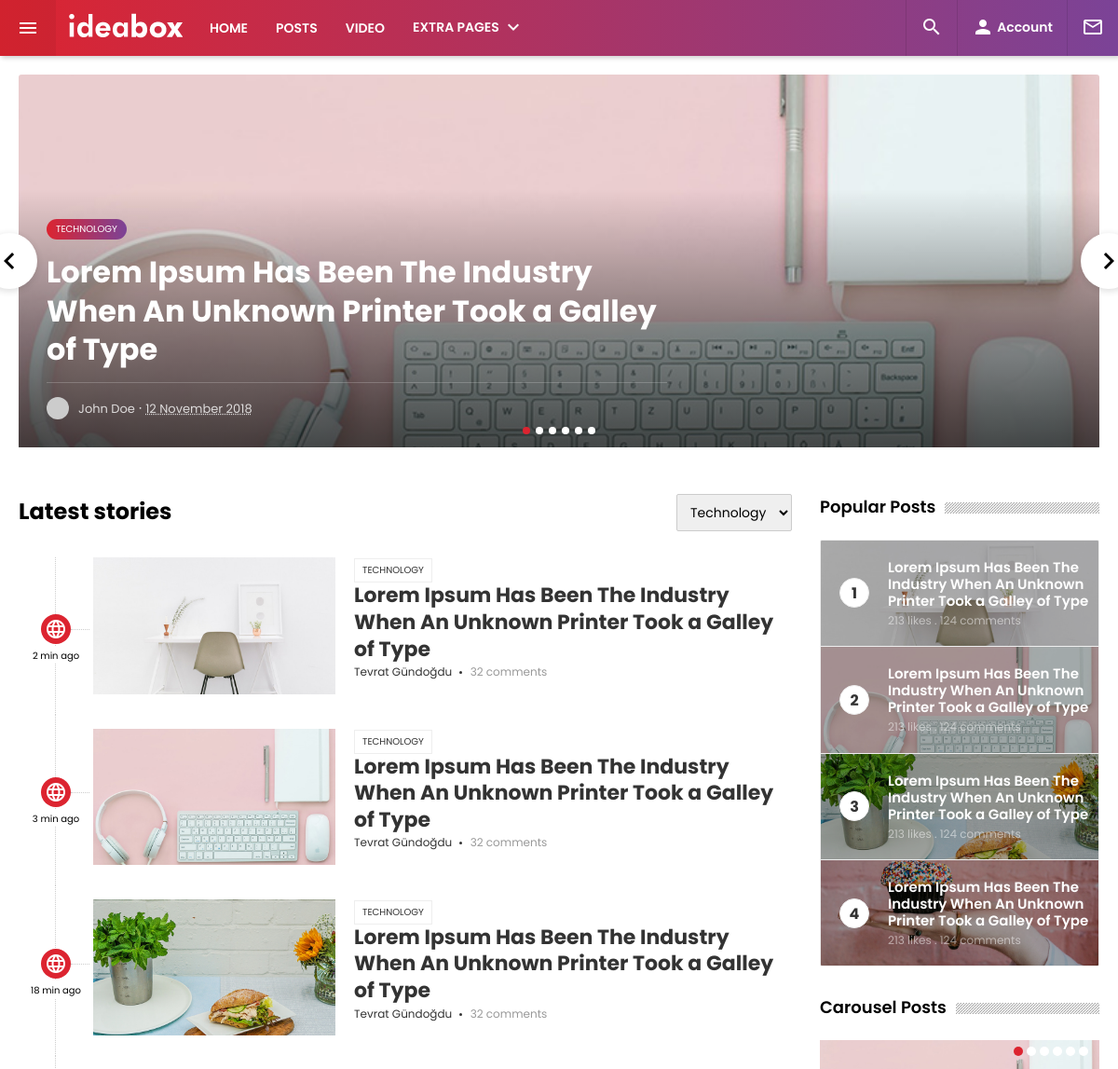
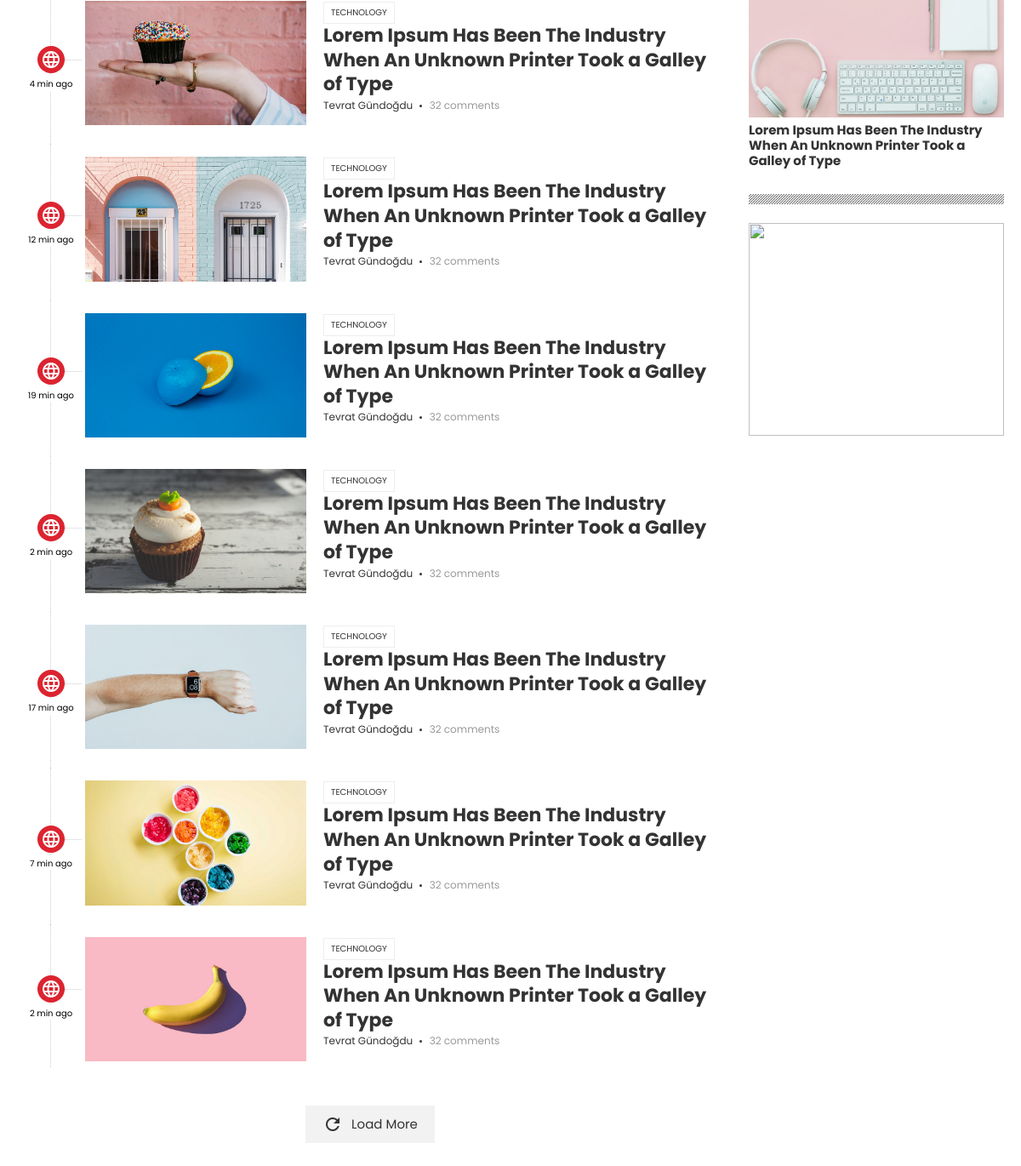
The page / on the database its author committed (2 pictures, top to bottom).
### mainblog/models.py (models this page shows, shortened)
class Post(models.Model):
    post_titel=models.CharField(max_length=1000)
    post_category=models.ForeignKey(Blog_Category,on_delete=models.CASCADE,null=True)
    post_banner_image=models.ImageField(upload_to="mainblog/static/mainblog/media")
    post_content=RichTextField()
    is_comment_allows=models.BooleanField("Is Comment Allow",default=True)

class Blog_Category(models.Model):
    category_name=models.CharField(max_length=200)
    def __str__(self):
        return self.category_name

### mainblog/views.py (the view)
# urls.py: path('', views.index,name="Home Page"),
def index(request):
    if request.method=="GET":
        form=websiteusers_register()
        counttotalpost=Post.objects.all().count()
        slice = random.random() * (counttotalpost - 5)
        bannerpost = Post.objects.all()[slice:slice+6]
        slice = random.random() * (counttotalpost - 3)
        bodypost = Post.objects.all()[slice:slice + 10]
        bodypost = list(bodypost)
        count = 0
        for i in bodypost:
            addc = count + 1
            bodypost[count].count = addc
            slug_url = bodypost[count].post_titel
            slug_url = slug_url.replace(" ", "-")
            bodypost[count].url = slug_url
            timemin=random.randint(1,20)
            bodypost[count].time=timemin
            count = count + 1
        sidepost = Post.objects.all()[slice:slice + 4]
        sidepost=list(sidepost)
        count=0
        for i in sidepost:
            addc=count+1
            sidepost[count].count = addc
            slug_url=sidepost[count].post_titel
            slug_url=slug_url.replace(" ","-")
            sidepost[count].url=slug_url
            count=count+1
        data={'posts':bannerpost,'bodyposts':bodypost,'sideposts':sidepost,'form':form}
        return render(request,"mainblog/index.html",data)

### mainblog/forms.py
class websiteusers_register(forms.ModelForm):
    name=forms.CharField(max_length=200,widget=forms.TextInput(attrs={"class":"frm-input","placeholder":"Name"}),required=True)
    email=forms.EmailField(max_length=300,widget=forms.TextInput(attrs={"class":"frm-input","placeholder":"Email"}),required=True)
    password=forms.CharField(max_length=300,widget=forms.TextInput(attrs={"class":"frm-input","placeholder":"Password"}),required=True)
    class Meta():
        model=Websiteuser
        fields=['name','useremail','password']

### mainblog/templates/mainblog/index.html (shortened to what this page needs)
{% extends "mainblog/layout.html" %}
{% block body %}
	<main class="main-container">
		<section class="main-highlight">
			<div class="highlight-carousel slider-carousel">
				<div class="owl-carousel" id="postCarousel">
					{% for post in posts %}
				     <div class="item">
				    	<article class="post-box" style="background-image: url(media/{{post.post_banner_image}});">
				    		<div class="post-overlay">
				    			<a href="#" class="post-category" title="Title of blog post" rel="tag">{{post.post_category}}</a>
				    			<h3 class="post-title">{{post.post_titel}}</h3>
				    			<div class="post-meta">
				    				<div class="post-meta-author-avatar">
				    					<img alt="avatar" src="https://www.gravatar.com/avatar/205e460b479e2e5b48aec07710c08d50" class="avatar" height="24" width="24">
				    				</div>
				    				<div class="post-meta-author-info">
				    					<span class="post-meta-author-name">
				    						<a href="#" title="Posts by John Doe" rel="author">John Doe</a>
				    					</span>
				    					<span class="middot">·</span>
				    					<span class="post-meta-date">
				    						<abbr class="published updated" title="December 4, 2017">12 November 2018</abbr>
				    					</span>
				    				</div>
				    			</div>
				    		</div>
				    		<a href="#" class="post-overlayLink"></a>
				    	</article>
				    </div>
				    {% endfor %}
				</div>
			</div>
		</section>
		<section class="main-content">
			<div class="main-content-wrapper">
				<div class="content-body">
					<div class="content-timeline">
						<div class="post-list-header">
							<span class="post-list-title">Latest stories</span>
							<select class="frm-input">
								<option value="1">Technology</option>
							</select>
						</div>
						<div class="timeline-items">
							{% for bodypost in bodyposts %}
							<div class="timeline-item">
								<div class="timeline-left">
									<div class="timeline-left-wrapper">
										<a href="/{{bodypost.id}}/{{bodypost.url}}" class="timeline-category" data-zebra-tooltip title="{{bodypost.post_category}}"><i class="material-icons">&#xE894;</i></a>
										<span class="timeline-date">{{bodypost.time}} min ago</span>
									</div>
								</div>
								<div class="timeline-right">
									<div class="timeline-post-image">
										<a href="/{{bodypost.id}}/{{bodypost.url}}">
											<img src="media/{{bodypost.post_banner_image}}" width="260">
										</a>
									</div>
									<div class="timeline-post-content">
										<a href="/{{bodypost.id}}/{{bodypost.url}}" class="timeline-category-name">{{bodypost.post_category}}</a>
										<a href="/{{bodypost.id}}/{{bodypost.url}}">
											<h3 class="timeline-post-title">{{bodypost.post_titel}}</h3>
										</a>
										<div class="timeline-post-info">
											<a href="/{{bodypost.id}}/{{bodypost.url}}" class="author">Tevrat Gündoğdu</a>
											<span class="dot"></span>
											<span class="comment">32 comments</span>
										</div>
									</div>
								</div>
							</div>
							{% endfor %}
						</div>
						<div class="load-more">
							<button class="load-more-button material-button" type="button">
								<i class="material-icons">&#xE5D5;</i>
								<span>Load More</span>
							</button>
						</div>
					</div>
				</div>
				<div class="content-sidebar">
					<div class="sidebar_inner">
						<div class="widget-item">
							<div class="w-header">
								<div class="w-title">Popular Posts</div>
								<div class="w-seperator"></div>
							</div>
							<div class="w-boxed-post">
								<ul>
									{% for sidepost in sideposts %}
									<li class="active">
										<a href="/{{sidepost.id}}/{{sidepost.url}}" style="background-image: url(media/{{sidepost.post_banner_image}});">
											<div class="box-wrapper">
												<div class="box-left">
													<span>{{sidepost.count}}</span>
												</div>
												<div class="box-right">
													<h3 class="p-title">{{sidepost.post_titel}}</h3>
													<div class="p-icons">
														213 likes . 124 comments
													</div>
												</div>
											</div>
										</a>
									</li>
									{% endfor %}
								</ul>
							</div>
						</div>
						<div class="widget-item">
							<div class="w-header">
								<div class="w-title">Carousel Posts</div>
								<div class="w-seperator"></div>
							</div>
							<div class="w-carousel-post">
								<div class="owl-carousel" id="widgetCarousel">
								  {% for post in posts %}
								    <div class="item">
								    	<a href="#">
								    		<img src="media/{{post.post_banner_image}}" width="300">
								    		<span class="w-post-title">{{post.post_titel}}</span>
								    	</a>
								    </div>
								   {% endfor %}
								</div>
							</div>
						</div>
						<div class="seperator"></div>
						<a href="#" class="widget-ad-box">
							<img src="https://img2.chinadaily.com.cn/images/201803/29/5abc4d4aa3105cdce09ff56d.jpeg" width="300" height="250">
						</a>
					</div>
				</div>
			</div>
		</section>
	</main>
{% endblock %}

### mainblog/templates/mainblog/layout.html (shortened to what this page needs)
<!DOCTYPE html>
<html lang="en">
{% load static %}
	<link rel="stylesheet" type="text/css" href="{% static 'mainblog/plugins/zebra-tooltip/zebra_tooltips.min.css' %}">
	<link rel="stylesheet" type="text/css" href="{% static 'mainblog/plugins/owl-carousel/assets/owl.carousel.min.css' %}">
	<link rel="stylesheet" type="text/css" href="{% static 'mainblog/css/main-style.css' %}">
	<link rel="stylesheet" type="text/css" href="{% static 'mainblog/css/responsive-style.css' %}">
</head>
<body>
	<header class="header">
		<div class="header-wrapper">
			<div class="toggle-sidebar material-button">
				<i class="material-icons">&#xE5D2;</i>
			</div>
			<div class="logo-box">
				<h1>
					<a href="index-2.html" class="logo"></a>
				</h1>
			</div>
			<div class="header-menu">
				<ul class="header-navigation" data-show-menu-on-mobile>
					<li>
						<a href="#" class="material-button submenu-toggle">HOME</a>
					</li>
					<li>
						<a href="#" class="material-button submenu-toggle">POSTS</a>
					</li>
					<li>
						<a href="#" class="material-button submenu-toggle">VIDEO</a>
					</li>
					<li>
						<a href="#" class="material-button submenu-toggle">EXTRA PAGES <i class="material-icons">&#xE313;</i></a>
					</li>
				</ul>
			</div>
			<div class="header-right with-seperator">
				<ul class="header-navigation">
					<li>
						<a href="#" class="material-button search-toggle"><i class="material-icons">&#xE8B6;</i></a>
					</li>
					<li>
						<a href="#" class="material-button submenu-toggle"><i class="material-icons">&#xE7FD;</i> <span class="hide-on-tablet">Account</span></a>
					</li>
					<li class="hide-on-mobile"><a href="#" class="material-button" data-modal="newsletterModal"><i class="material-icons">&#xE0E1;</i></a></li>
				</ul>
			</div>
		</div>
	</header>
{% block body %}
{% endblock %}
</body>
</html>

### rows shown on the page
Post: post_banner_image (picture), post_category "TECHNOLOGY", post_titel "Lorem Ipsum Has Been The Industry When An Unknown Printer Took a Galley of Type", time "3", count "2"
Post: time "2", post_banner_image (picture), post_category "TECHNOLOGY", post_titel "Lorem Ipsum Has Been The Industry When An Unknown Printer Took a Galley of Type", count "1"
Post: time "18", post_banner_image (picture), post_category "TECHNOLOGY", post_titel "Lorem Ipsum Has Been The Industry When An Unknown Printer Took a Galley of Type", count "3"
Post: time "4", post_banner_image (picture), post_category "TECHNOLOGY", post_titel "Lorem Ipsum Has Been The Industry When An Unknown Printer Took a Galley of Type", count "4"
Post: time "12", post_banner_image (picture), post_category "TECHNOLOGY", post_titel "Lorem Ipsum Has Been The Industry When An Unknown Printer Took a Galley of Type"
Post: time "19", post_banner_image (picture), post_category "TECHNOLOGY", post_titel "Lorem Ipsum Has Been The Industry When An Unknown Printer Took a Galley of Type"
Post: time "2", post_banner_image (picture), post_category "TECHNOLOGY", post_titel "Lorem Ipsum Has Been The Industry When An Unknown Printer Took a Galley of Type"
Post: time "17", post_banner_image (picture), post_category "TECHNOLOGY", post_titel "Lorem Ipsum Has Been The Industry When An Unknown Printer Took a Galley of Type"
Post: time "7", post_banner_image (picture), post_category "TECHNOLOGY", post_titel "Lorem Ipsum Has Been The Industry When An Unknown Printer Took a Galley of Type"
Post: time "2", post_banner_image (picture), post_category "TECHNOLOGY", post_titel "Lorem Ipsum Has Been The Industry When An Unknown Printer Took a Galley of Type"
